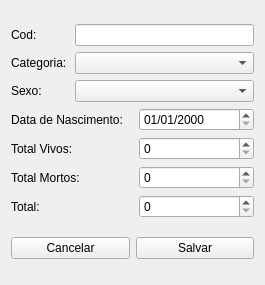
<?xml version="1.0" encoding="UTF-8"?>
<ui version="4.0">
 <class>Form</class>
 <widget class="QWidget" name="Form">
  <property name="geometry">
   <rect>
    <x>0</x>
    <y>0</y>
    <width>265</width>
    <height>285</height>
   </rect>
  </property>
  <property name="windowTitle">
   <string>Introducao Geral de Gados</string>
  </property>
  <layout class="QGridLayout" name="gridLayout_3">
   <item row="1" column="0">
    <layout class="QGridLayout" name="gridLayout_2">
     <item row="0" column="1">
      <widget class="QPushButton" name="PBSalvar">
       <property name="text">
        <string>Salvar</string>
       </property>
      </widget>
     </item>
     <item row="0" column="0">
      <widget class="QPushButton" name="PBCancelar">
       <property name="text">
        <string>Cancelar</string>
       </property>
      </widget>
     </item>
    </layout>
   </item>
   <item row="0" column="0">
    <layout class="QGridLayout" name="gridLayout">
     <item row="5" column="0" colspan="2">
      <widget class="QLabel" name="label_5">
       <property name="text">
        <string>Total Mortos:</string>
       </property>
      </widget>
     </item>
     <item row="4" column="0" colspan="2">
      <widget class="QLabel" name="label_4">
       <property name="text">
        <string>Total Vivos:</string>
       </property>
      </widget>
     </item>
     <item row="2" column="0">
      <widget class="QLabel" name="label_2">
       <property name="text">
        <string>Sexo:</string>
       </property>
      </widget>
     </item>
     <item row="6" column="2" colspan="2">
      <widget class="QSpinBox" name="SBTotal"/>
     </item>
     <item row="4" column="2" colspan="2">
      <widget class="QSpinBox" name="SBTotalVivos"/>
     </item>
     <item row="1" column="1" colspan="3">
      <widget class="QComboBox" name="CBCategoria"/>
     </item>
     <item row="1" column="0">
      <widget class="QLabel" name="label">
       <property name="text">
        <string>Categoria:</string>
       </property>
      </widget>
     </item>
     <item row="6" column="0" colspan="2">
      <widget class="QLabel" name="label_6">
       <property name="text">
        <string>Total:</string>
       </property>
      </widget>
     </item>
     <item row="3" column="0" colspan="2">
      <widget class="QLabel" name="label_3">
       <property name="text">
        <string>Data de Nascimento:</string>
       </property>
      </widget>
     </item>
     <item row="5" column="2" colspan="2">
      <widget class="QSpinBox" name="SBTotalMortos"/>
     </item>
     <item row="2" column="1" colspan="3">
      <widget class="QComboBox" name="CBSexo"/>
     </item>
     <item row="3" column="2" colspan="2">
      <widget class="QDateTimeEdit" name="DTEData">
       <property name="displayFormat">
        <string>dd/MM/yyyy</string>
       </property>
      </widget>
     </item>
     <item row="0" column="0">
      <widget class="QLabel" name="label_7">
       <property name="text">
        <string>Cod:</string>
       </property>
      </widget>
     </item>
     <item row="0" column="1" colspan="3">
      <widget class="QLineEdit" name="LECod"/>
     </item>
    </layout>
   </item>
  </layout>
 </widget>
 <resources/>
 <connections/>
</ui>
